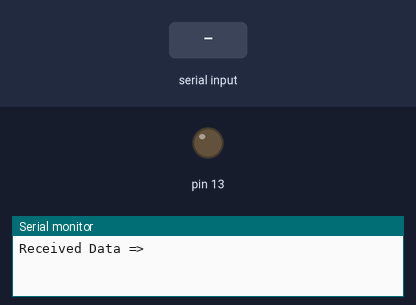
A sketch run on a simulated Arduino Uno, built with avr-gcc and run on an emulated ATmega328P. Shown: output pins drawn as LEDs (lit = HIGH), the last lines printed to the serial monitor. Inputs (shaded band) come from the test bench.

Above: at 1.2 s.
1.3 s: "relay1on" received over Serial
At 3.5 s:
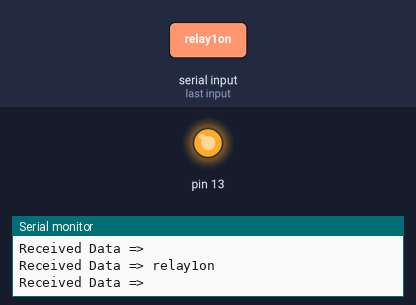
3.8 s: "relay1off" received over Serial
At 5.6 s:
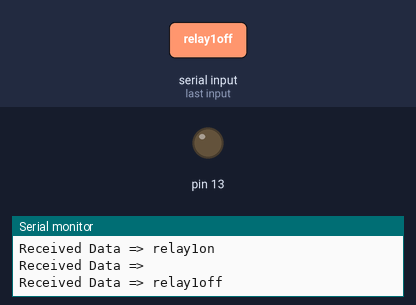
Timing chart, 0 to 7.1 s (numbered marks = the images above; inputs shaded):
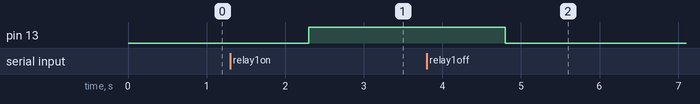

Measured:
- after the input at 1.3 s, pin 13: LOW → HIGH after 1.0 s
- after the input at 3.8 s, pin 13: HIGH → LOW after 1.0 s

The sketch:

Receive_Data_Example.ino
```cpp
/*
    Serial.readString() program to device control from serial command "on" / "off".
    Author: Nilesh Chaurasia
    http://elextutorial.com
*/
void setup()
{
    Serial.begin(115200); // Set the baud rate to 9600
    pinMode(13,OUTPUT);
}
void loop()
{
    String s1 = Serial.readString();// s1 is String type variable.
    Serial.print("Received Data => ");
    Serial.println(s1);//display same received Data back in serial monitor.

    if(s1.indexOf("relay1on")>=0)
    {
        digitalWrite(13,HIGH);
    }
    if(s1.indexOf("relay1off")>=0){
        digitalWrite(13,LOW);
    }
    if(s1.indexOf("relay2on")>=0)
    {
        digitalWrite(12,HIGH);
    }
    if(s1.indexOf("relay2off")>=0){
        digitalWrite(12,LOW);
    }

    if(s1.indexOf("relay3on")>=0)
    {
        digitalWrite(11,HIGH);
    }
    if(s1.indexOf("relay3off")>=0){
        digitalWrite(11,LOW);
    }

    if(s1.indexOf("relay4on")>=0)
    {
        digitalWrite(10,HIGH);
    }
    if(s1.indexOf("relay4off")>=0){
        digitalWrite(10,LOW);
    }

    if(s1.indexOf("relay5on")>=0)
    {
        digitalWrite(9,HIGH);
    }
    if(s1.indexOf("relay5off")>=0){
        digitalWrite(9,LOW);
    }

    if(s1.indexOf("relay6on")>=0)
    {
        digitalWrite(8,HIGH);
    }
    if(s1.indexOf("relay6off")>=0){
        digitalWrite(8,LOW);
    }

    if(s1.indexOf("relay7on")>=0)
    {
        digitalWrite(7,HIGH);
    }
    if(s1.indexOf("relay7off")>=0){
        digitalWrite(7,LOW);
    }

    if(s1.indexOf("relay8on")>=0)
    {
        digitalWrite(6,HIGH);
    }
    if(s1.indexOf("relay8off")>=0){
        digitalWrite(6,LOW);
    }

    if(s1.indexOf("relay9on")>=0)
    {
        digitalWrite(5,HIGH);
    }
    if(s1.indexOf("relay9off")>=0){
        digitalWrite(5,LOW);
    }

    if(s1.indexOf("relay10on")>=0)
    {
        digitalWrite(4,HIGH);
    }
    if(s1.indexOf("relay10off")>=0){
        digitalWrite(4,LOW);
    }
    delay(100);
}
```
